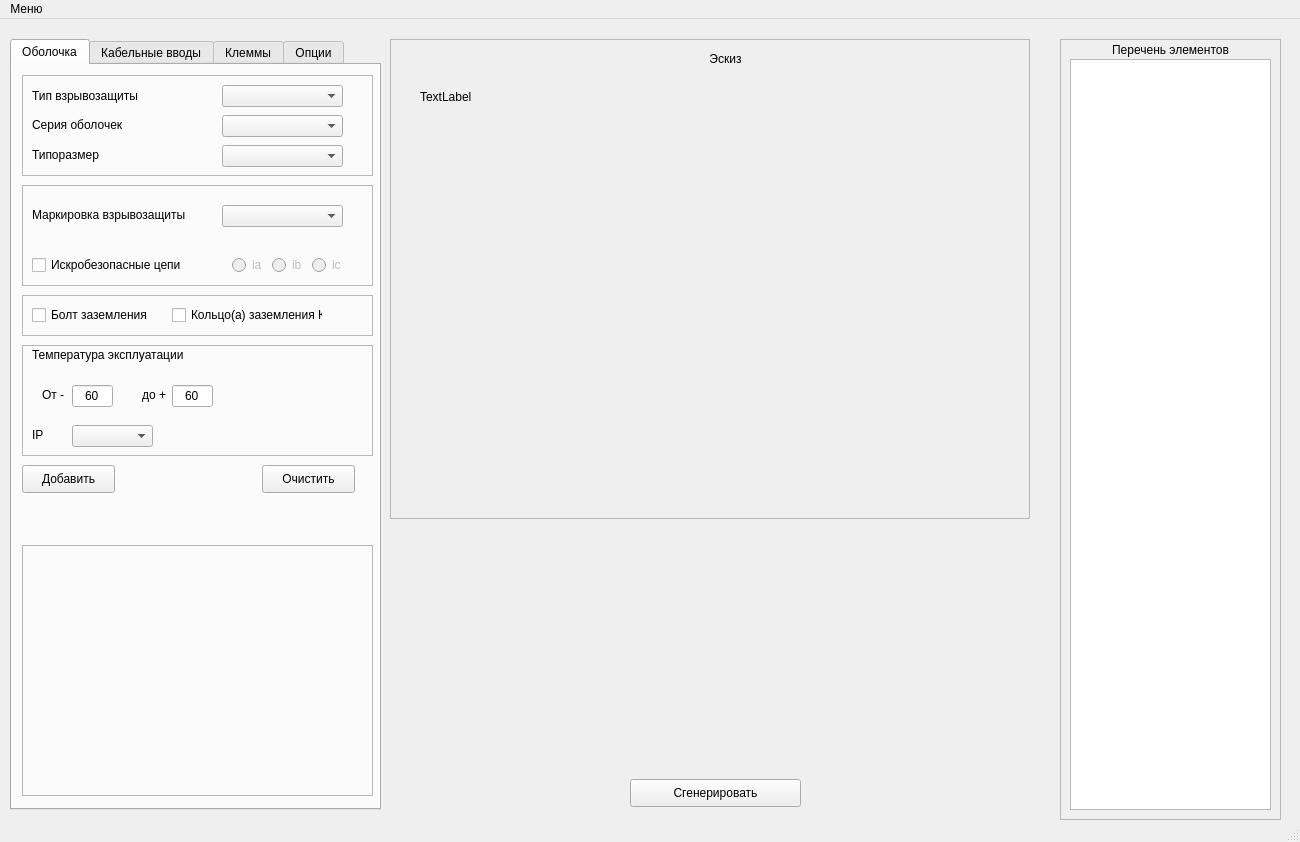
<?xml version="1.0" encoding="UTF-8"?>
<ui version="4.0">
 <class>MainWindow</class>
 <widget class="QMainWindow" name="MainWindow">
  <property name="geometry">
   <rect>
    <x>0</x>
    <y>0</y>
    <width>1300</width>
    <height>842</height>
   </rect>
  </property>
  <property name="windowTitle">
   <string>Программа подбора клеммных коробок &quot;СПЕЦМАШ&quot;</string>
  </property>
  <property name="windowIcon">
   <iconset>
    <normaloff>../../../03 КД/10 Светильники/0. База КОМПАС/3D модели/_Документация/12. Фотографии и рендеры/Картинки и фоновые изображения/Логотип СПЕЦМАШ.JPG</normaloff>../../../03 КД/10 Светильники/0. База КОМПАС/3D модели/_Документация/12. Фотографии и рендеры/Картинки и фоновые изображения/Логотип СПЕЦМАШ.JPG</iconset>
  </property>
  <widget class="QWidget" name="centralwidget">
   <widget class="QTabWidget" name="tabWidget">
    <property name="geometry">
     <rect>
      <x>10</x>
      <y>20</y>
      <width>371</width>
      <height>771</height>
     </rect>
    </property>
    <property name="currentIndex">
     <number>0</number>
    </property>
    <widget class="QWidget" name="tab">
     <attribute name="title">
      <string>Оболочка</string>
     </attribute>
     <widget class="QFrame" name="ex_mark_frame_2">
      <property name="geometry">
       <rect>
        <x>10</x>
        <y>120</y>
        <width>351</width>
        <height>101</height>
       </rect>
      </property>
      <property name="frameShape">
       <enum>QFrame::StyledPanel</enum>
      </property>
      <property name="frameShadow">
       <enum>QFrame::Raised</enum>
      </property>
      <widget class="QRadioButton" name="ic_radioButton">
       <property name="enabled">
        <bool>false</bool>
       </property>
       <property name="geometry">
        <rect>
         <x>290</x>
         <y>70</y>
         <width>41</width>
         <height>20</height>
        </rect>
       </property>
       <property name="text">
        <string>ic</string>
       </property>
      </widget>
      <widget class="QRadioButton" name="ib_radioButton">
       <property name="enabled">
        <bool>false</bool>
       </property>
       <property name="geometry">
        <rect>
         <x>250</x>
         <y>70</y>
         <width>41</width>
         <height>20</height>
        </rect>
       </property>
       <property name="text">
        <string>ib</string>
       </property>
      </widget>
      <widget class="QRadioButton" name="ia_radioButton">
       <property name="enabled">
        <bool>false</bool>
       </property>
       <property name="geometry">
        <rect>
         <x>210</x>
         <y>70</y>
         <width>41</width>
         <height>20</height>
        </rect>
       </property>
       <property name="text">
        <string>ia</string>
       </property>
      </widget>
      <widget class="QComboBox" name="ex_mark_comboBox">
       <property name="geometry">
        <rect>
         <x>200</x>
         <y>20</y>
         <width>121</width>
         <height>22</height>
        </rect>
       </property>
      </widget>
      <widget class="QLabel" name="label_5">
       <property name="geometry">
        <rect>
         <x>10</x>
         <y>20</y>
         <width>171</width>
         <height>20</height>
        </rect>
       </property>
       <property name="text">
        <string>Маркировка взрывозащиты</string>
       </property>
      </widget>
      <widget class="QCheckBox" name="spark_proof_enabled_checkBox">
       <property name="geometry">
        <rect>
         <x>10</x>
         <y>70</y>
         <width>151</width>
         <height>20</height>
        </rect>
       </property>
       <property name="text">
        <string>Искробезопасные цепи</string>
       </property>
      </widget>
     </widget>
     <widget class="QFrame" name="ex_mark_frame">
      <property name="geometry">
       <rect>
        <x>10</x>
        <y>10</y>
        <width>351</width>
        <height>101</height>
       </rect>
      </property>
      <property name="frameShape">
       <enum>QFrame::StyledPanel</enum>
      </property>
      <property name="frameShadow">
       <enum>QFrame::Raised</enum>
      </property>
      <widget class="QComboBox" name="enclosure_size_comboBox">
       <property name="geometry">
        <rect>
         <x>200</x>
         <y>70</y>
         <width>121</width>
         <height>22</height>
        </rect>
       </property>
      </widget>
      <widget class="QComboBox" name="enclosure_series_comboBox">
       <property name="geometry">
        <rect>
         <x>200</x>
         <y>40</y>
         <width>121</width>
         <height>22</height>
        </rect>
       </property>
      </widget>
      <widget class="QLabel" name="label_3">
       <property name="geometry">
        <rect>
         <x>10</x>
         <y>70</y>
         <width>111</width>
         <height>20</height>
        </rect>
       </property>
       <property name="text">
        <string>Типоразмер</string>
       </property>
      </widget>
      <widget class="QComboBox" name="ex_type_comboBox">
       <property name="geometry">
        <rect>
         <x>200</x>
         <y>10</y>
         <width>121</width>
         <height>22</height>
        </rect>
       </property>
      </widget>
      <widget class="QLabel" name="label_2">
       <property name="geometry">
        <rect>
         <x>10</x>
         <y>40</y>
         <width>91</width>
         <height>20</height>
        </rect>
       </property>
       <property name="text">
        <string>Серия оболочек</string>
       </property>
      </widget>
      <widget class="QLabel" name="label_4">
       <property name="geometry">
        <rect>
         <x>10</x>
         <y>10</y>
         <width>171</width>
         <height>21</height>
        </rect>
       </property>
       <property name="layoutDirection">
        <enum>Qt::LeftToRight</enum>
       </property>
       <property name="text">
        <string>Тип взрывозащиты</string>
       </property>
      </widget>
     </widget>
     <widget class="QFrame" name="frame_5">
      <property name="geometry">
       <rect>
        <x>10</x>
        <y>230</y>
        <width>351</width>
        <height>41</height>
       </rect>
      </property>
      <property name="frameShape">
       <enum>QFrame::StyledPanel</enum>
      </property>
      <property name="frameShadow">
       <enum>QFrame::Raised</enum>
      </property>
      <widget class="QCheckBox" name="earth_bolt_checkBox">
       <property name="geometry">
        <rect>
         <x>10</x>
         <y>10</y>
         <width>151</width>
         <height>20</height>
        </rect>
       </property>
       <property name="text">
        <string>Болт заземления</string>
       </property>
      </widget>
      <widget class="QCheckBox" name="earth_ring_checkBox">
       <property name="geometry">
        <rect>
         <x>150</x>
         <y>10</y>
         <width>151</width>
         <height>20</height>
        </rect>
       </property>
       <property name="text">
        <string>Кольцо(а) заземления КВ</string>
       </property>
      </widget>
     </widget>
     <widget class="QFrame" name="frame_6">
      <property name="geometry">
       <rect>
        <x>10</x>
        <y>280</y>
        <width>351</width>
        <height>111</height>
       </rect>
      </property>
      <property name="frameShape">
       <enum>QFrame::StyledPanel</enum>
      </property>
      <property name="frameShadow">
       <enum>QFrame::Raised</enum>
      </property>
      <widget class="QLabel" name="label_9">
       <property name="geometry">
        <rect>
         <x>10</x>
         <y>80</y>
         <width>31</width>
         <height>20</height>
        </rect>
       </property>
       <property name="text">
        <string>IP</string>
       </property>
      </widget>
      <widget class="QLineEdit" name="lo_temperature_limit_lineEdit">
       <property name="geometry">
        <rect>
         <x>50</x>
         <y>40</y>
         <width>41</width>
         <height>22</height>
        </rect>
       </property>
       <property name="text">
        <string>60</string>
       </property>
       <property name="alignment">
        <set>Qt::AlignCenter</set>
       </property>
      </widget>
      <widget class="QComboBox" name="ip_mark_selection_comboBox">
       <property name="geometry">
        <rect>
         <x>50</x>
         <y>80</y>
         <width>81</width>
         <height>22</height>
        </rect>
       </property>
      </widget>
      <widget class="QLineEdit" name="top_temperature_limit_lineEdit">
       <property name="geometry">
        <rect>
         <x>150</x>
         <y>40</y>
         <width>41</width>
         <height>22</height>
        </rect>
       </property>
       <property name="text">
        <string>60</string>
       </property>
       <property name="alignment">
        <set>Qt::AlignCenter</set>
       </property>
      </widget>
      <widget class="QLabel" name="label_8">
       <property name="geometry">
        <rect>
         <x>120</x>
         <y>40</y>
         <width>31</width>
         <height>20</height>
        </rect>
       </property>
       <property name="text">
        <string>до +</string>
       </property>
      </widget>
      <widget class="QLabel" name="label_6">
       <property name="geometry">
        <rect>
         <x>10</x>
         <y>0</y>
         <width>171</width>
         <height>20</height>
        </rect>
       </property>
       <property name="text">
        <string>Температура эксплуатации</string>
       </property>
      </widget>
      <widget class="QLabel" name="label_7">
       <property name="geometry">
        <rect>
         <x>20</x>
         <y>40</y>
         <width>31</width>
         <height>20</height>
        </rect>
       </property>
       <property name="text">
        <string>От -</string>
       </property>
      </widget>
     </widget>
     <widget class="QFrame" name="frame_7">
      <property name="geometry">
       <rect>
        <x>10</x>
        <y>480</y>
        <width>351</width>
        <height>251</height>
       </rect>
      </property>
      <property name="frameShape">
       <enum>QFrame::StyledPanel</enum>
      </property>
      <property name="frameShadow">
       <enum>QFrame::Raised</enum>
      </property>
     </widget>
     <widget class="QPushButton" name="add_enclosure_data_pushButton">
      <property name="geometry">
       <rect>
        <x>10</x>
        <y>400</y>
        <width>93</width>
        <height>28</height>
       </rect>
      </property>
      <property name="text">
       <string>Добавить</string>
      </property>
     </widget>
     <widget class="QPushButton" name="clear_enclosure_data_pushButton">
      <property name="geometry">
       <rect>
        <x>250</x>
        <y>400</y>
        <width>93</width>
        <height>28</height>
       </rect>
      </property>
      <property name="text">
       <string>Очистить</string>
      </property>
     </widget>
    </widget>
    <widget class="QWidget" name="tab_3">
     <attribute name="title">
      <string>Кабельные вводы</string>
     </attribute>
     <widget class="QPushButton" name="pushButton">
      <property name="geometry">
       <rect>
        <x>140</x>
        <y>700</y>
        <width>93</width>
        <height>28</height>
       </rect>
      </property>
      <property name="text">
       <string>Добавить</string>
      </property>
     </widget>
     <widget class="QFrame" name="frame_8">
      <property name="geometry">
       <rect>
        <x>0</x>
        <y>0</y>
        <width>361</width>
        <height>81</height>
       </rect>
      </property>
      <property name="frameShape">
       <enum>QFrame::StyledPanel</enum>
      </property>
      <property name="frameShadow">
       <enum>QFrame::Raised</enum>
      </property>
      <widget class="QLabel" name="label_11">
       <property name="geometry">
        <rect>
         <x>10</x>
         <y>50</y>
         <width>171</width>
         <height>21</height>
        </rect>
       </property>
       <property name="layoutDirection">
        <enum>Qt::LeftToRight</enum>
       </property>
       <property name="text">
        <string>Размер и диапазон обжатия</string>
       </property>
      </widget>
      <widget class="QLabel" name="label_10">
       <property name="geometry">
        <rect>
         <x>10</x>
         <y>10</y>
         <width>171</width>
         <height>21</height>
        </rect>
       </property>
       <property name="layoutDirection">
        <enum>Qt::LeftToRight</enum>
       </property>
       <property name="text">
        <string>Тип ввода</string>
       </property>
      </widget>
      <widget class="QComboBox" name="comboBox_7">
       <property name="geometry">
        <rect>
         <x>190</x>
         <y>10</y>
         <width>171</width>
         <height>22</height>
        </rect>
       </property>
      </widget>
      <widget class="QComboBox" name="comboBox_8">
       <property name="geometry">
        <rect>
         <x>190</x>
         <y>50</y>
         <width>171</width>
         <height>22</height>
        </rect>
       </property>
      </widget>
     </widget>
     <widget class="QFrame" name="frame_9">
      <property name="geometry">
       <rect>
        <x>0</x>
        <y>90</y>
        <width>361</width>
        <height>241</height>
       </rect>
      </property>
      <property name="frameShape">
       <enum>QFrame::StyledPanel</enum>
      </property>
      <property name="frameShadow">
       <enum>QFrame::Raised</enum>
      </property>
      <widget class="QLabel" name="label_12">
       <property name="geometry">
        <rect>
         <x>80</x>
         <y>0</y>
         <width>221</width>
         <height>21</height>
        </rect>
       </property>
       <property name="layoutDirection">
        <enum>Qt::LeftToRight</enum>
       </property>
       <property name="text">
        <string>Сторона установки и количество</string>
       </property>
       <property name="alignment">
        <set>Qt::AlignCenter</set>
       </property>
      </widget>
      <widget class="QComboBox" name="comboBox_17">
       <property name="geometry">
        <rect>
         <x>50</x>
         <y>100</y>
         <width>61</width>
         <height>22</height>
        </rect>
       </property>
      </widget>
      <widget class="QComboBox" name="comboBox_15">
       <property name="geometry">
        <rect>
         <x>250</x>
         <y>100</y>
         <width>61</width>
         <height>22</height>
        </rect>
       </property>
      </widget>
      <widget class="QCheckBox" name="checkBox">
       <property name="geometry">
        <rect>
         <x>170</x>
         <y>30</y>
         <width>41</width>
         <height>20</height>
        </rect>
       </property>
       <property name="text">
        <string>А</string>
       </property>
      </widget>
      <widget class="QCheckBox" name="checkBox_2">
       <property name="geometry">
        <rect>
         <x>260</x>
         <y>80</y>
         <width>41</width>
         <height>20</height>
        </rect>
       </property>
       <property name="text">
        <string>Б</string>
       </property>
      </widget>
      <widget class="QCheckBox" name="checkBox_4">
       <property name="geometry">
        <rect>
         <x>80</x>
         <y>80</y>
         <width>41</width>
         <height>20</height>
        </rect>
       </property>
       <property name="text">
        <string>Г</string>
       </property>
      </widget>
      <widget class="QComboBox" name="comboBox_14">
       <property name="geometry">
        <rect>
         <x>150</x>
         <y>50</y>
         <width>61</width>
         <height>22</height>
        </rect>
       </property>
      </widget>
      <widget class="QCheckBox" name="checkBox_3">
       <property name="geometry">
        <rect>
         <x>170</x>
         <y>140</y>
         <width>41</width>
         <height>20</height>
        </rect>
       </property>
       <property name="text">
        <string>В</string>
       </property>
      </widget>
      <widget class="QComboBox" name="comboBox_16">
       <property name="geometry">
        <rect>
         <x>150</x>
         <y>160</y>
         <width>61</width>
         <height>22</height>
        </rect>
       </property>
      </widget>
      <widget class="QCheckBox" name="checkBox_7">
       <property name="geometry">
        <rect>
         <x>10</x>
         <y>210</y>
         <width>201</width>
         <height>20</height>
        </rect>
       </property>
       <property name="text">
        <string>Заглушка для кабельного ввода</string>
       </property>
      </widget>
     </widget>
    </widget>
    <widget class="QWidget" name="tab_4">
     <attribute name="title">
      <string>Клеммы</string>
     </attribute>
     <widget class="QFrame" name="frame_10">
      <property name="geometry">
       <rect>
        <x>0</x>
        <y>0</y>
        <width>371</width>
        <height>231</height>
       </rect>
      </property>
      <property name="frameShape">
       <enum>QFrame::StyledPanel</enum>
      </property>
      <property name="frameShadow">
       <enum>QFrame::Raised</enum>
      </property>
      <widget class="QComboBox" name="comboBox_26">
       <property name="geometry">
        <rect>
         <x>130</x>
         <y>130</y>
         <width>231</width>
         <height>22</height>
        </rect>
       </property>
      </widget>
      <widget class="QComboBox" name="comboBox_30">
       <property name="geometry">
        <rect>
         <x>130</x>
         <y>10</y>
         <width>231</width>
         <height>22</height>
        </rect>
       </property>
      </widget>
      <widget class="QLabel" name="label_33">
       <property name="geometry">
        <rect>
         <x>10</x>
         <y>70</y>
         <width>91</width>
         <height>20</height>
        </rect>
       </property>
       <property name="text">
        <string>Цвет</string>
       </property>
      </widget>
      <widget class="QLabel" name="label_34">
       <property name="geometry">
        <rect>
         <x>10</x>
         <y>100</y>
         <width>91</width>
         <height>20</height>
        </rect>
       </property>
       <property name="text">
        <string>Тип клеммы</string>
       </property>
      </widget>
      <widget class="QComboBox" name="comboBox_29">
       <property name="geometry">
        <rect>
         <x>130</x>
         <y>100</y>
         <width>231</width>
         <height>22</height>
        </rect>
       </property>
      </widget>
      <widget class="QComboBox" name="comboBox_28">
       <property name="geometry">
        <rect>
         <x>130</x>
         <y>70</y>
         <width>231</width>
         <height>22</height>
        </rect>
       </property>
      </widget>
      <widget class="QLabel" name="label_31">
       <property name="geometry">
        <rect>
         <x>10</x>
         <y>10</y>
         <width>111</width>
         <height>20</height>
        </rect>
       </property>
       <property name="text">
        <string>Производитель</string>
       </property>
      </widget>
      <widget class="QLabel" name="label_35">
       <property name="geometry">
        <rect>
         <x>10</x>
         <y>130</y>
         <width>91</width>
         <height>20</height>
        </rect>
       </property>
       <property name="text">
        <string>Кол-во</string>
       </property>
      </widget>
      <widget class="QLabel" name="label_32">
       <property name="geometry">
        <rect>
         <x>10</x>
         <y>40</y>
         <width>91</width>
         <height>20</height>
        </rect>
       </property>
       <property name="text">
        <string>Сечение жилы</string>
       </property>
      </widget>
      <widget class="QComboBox" name="comboBox_31">
       <property name="geometry">
        <rect>
         <x>130</x>
         <y>40</y>
         <width>231</width>
         <height>22</height>
        </rect>
       </property>
      </widget>
      <widget class="QLabel" name="label_41">
       <property name="geometry">
        <rect>
         <x>10</x>
         <y>190</y>
         <width>111</width>
         <height>20</height>
        </rect>
       </property>
       <property name="text">
        <string>Ряд</string>
       </property>
      </widget>
      <widget class="QLabel" name="label_40">
       <property name="geometry">
        <rect>
         <x>280</x>
         <y>160</y>
         <width>61</width>
         <height>20</height>
        </rect>
       </property>
       <property name="text">
        <string>мм</string>
       </property>
      </widget>
      <widget class="QLabel" name="label_28">
       <property name="geometry">
        <rect>
         <x>10</x>
         <y>160</y>
         <width>111</width>
         <height>20</height>
        </rect>
       </property>
       <property name="text">
        <string>Отступ от клемм</string>
       </property>
      </widget>
      <widget class="QPushButton" name="pushButton_4">
       <property name="geometry">
        <rect>
         <x>260</x>
         <y>190</y>
         <width>93</width>
         <height>28</height>
        </rect>
       </property>
       <property name="text">
        <string>Добавить</string>
       </property>
      </widget>
      <widget class="QLineEdit" name="lineEdit_14">
       <property name="geometry">
        <rect>
         <x>130</x>
         <y>190</y>
         <width>111</width>
         <height>22</height>
        </rect>
       </property>
      </widget>
      <widget class="QLineEdit" name="lineEdit_13">
       <property name="geometry">
        <rect>
         <x>130</x>
         <y>160</y>
         <width>141</width>
         <height>22</height>
        </rect>
       </property>
      </widget>
     </widget>
     <widget class="QFrame" name="frame_11">
      <property name="geometry">
       <rect>
        <x>0</x>
        <y>230</y>
        <width>371</width>
        <height>121</height>
       </rect>
      </property>
      <property name="frameShape">
       <enum>QFrame::StyledPanel</enum>
      </property>
      <property name="frameShadow">
       <enum>QFrame::Raised</enum>
      </property>
      <widget class="QPushButton" name="pushButton_7">
       <property name="geometry">
        <rect>
         <x>130</x>
         <y>90</y>
         <width>93</width>
         <height>28</height>
        </rect>
       </property>
       <property name="text">
        <string>Добавить</string>
       </property>
      </widget>
      <widget class="QLabel" name="label_36">
       <property name="geometry">
        <rect>
         <x>10</x>
         <y>30</y>
         <width>91</width>
         <height>20</height>
        </rect>
       </property>
       <property name="text">
        <string>Тип перемычки</string>
       </property>
      </widget>
      <widget class="QLabel" name="label_29">
       <property name="geometry">
        <rect>
         <x>170</x>
         <y>0</y>
         <width>71</width>
         <height>20</height>
        </rect>
       </property>
       <property name="text">
        <string>Перемычки</string>
       </property>
      </widget>
      <widget class="QComboBox" name="comboBox_24">
       <property name="geometry">
        <rect>
         <x>130</x>
         <y>30</y>
         <width>231</width>
         <height>22</height>
        </rect>
       </property>
      </widget>
      <widget class="QLabel" name="label_27">
       <property name="geometry">
        <rect>
         <x>10</x>
         <y>60</y>
         <width>91</width>
         <height>20</height>
        </rect>
       </property>
       <property name="text">
        <string>Кол-во</string>
       </property>
      </widget>
      <widget class="QLineEdit" name="lineEdit_11">
       <property name="geometry">
        <rect>
         <x>130</x>
         <y>60</y>
         <width>231</width>
         <height>22</height>
        </rect>
       </property>
      </widget>
     </widget>
     <widget class="QFrame" name="frame_12">
      <property name="geometry">
       <rect>
        <x>0</x>
        <y>350</y>
        <width>371</width>
        <height>111</height>
       </rect>
      </property>
      <property name="frameShape">
       <enum>QFrame::StyledPanel</enum>
      </property>
      <property name="frameShadow">
       <enum>QFrame::Raised</enum>
      </property>
      <widget class="QLabel" name="label_37">
       <property name="geometry">
        <rect>
         <x>10</x>
         <y>20</y>
         <width>91</width>
         <height>20</height>
        </rect>
       </property>
       <property name="text">
        <string>Тип </string>
       </property>
      </widget>
      <widget class="QComboBox" name="comboBox_25">
       <property name="geometry">
        <rect>
         <x>130</x>
         <y>20</y>
         <width>231</width>
         <height>22</height>
        </rect>
       </property>
      </widget>
      <widget class="QPushButton" name="pushButton_6">
       <property name="geometry">
        <rect>
         <x>140</x>
         <y>80</y>
         <width>93</width>
         <height>28</height>
        </rect>
       </property>
       <property name="text">
        <string>Добавить</string>
       </property>
      </widget>
      <widget class="QLineEdit" name="lineEdit_12">
       <property name="geometry">
        <rect>
         <x>130</x>
         <y>50</y>
         <width>231</width>
         <height>22</height>
        </rect>
       </property>
      </widget>
      <widget class="QLabel" name="label_38">
       <property name="geometry">
        <rect>
         <x>120</x>
         <y>0</y>
         <width>161</width>
         <height>20</height>
        </rect>
       </property>
       <property name="text">
        <string>Разделительная пластины</string>
       </property>
      </widget>
      <widget class="QLabel" name="label_39">
       <property name="geometry">
        <rect>
         <x>10</x>
         <y>50</y>
         <width>91</width>
         <height>20</height>
        </rect>
       </property>
       <property name="text">
        <string>Кол-во</string>
       </property>
      </widget>
     </widget>
     <widget class="QFrame" name="frame_13">
      <property name="geometry">
       <rect>
        <x>0</x>
        <y>460</y>
        <width>371</width>
        <height>121</height>
       </rect>
      </property>
      <property name="frameShape">
       <enum>QFrame::StyledPanel</enum>
      </property>
      <property name="frameShadow">
       <enum>QFrame::Raised</enum>
      </property>
      <widget class="QLabel" name="label_65">
       <property name="geometry">
        <rect>
         <x>10</x>
         <y>30</y>
         <width>91</width>
         <height>20</height>
        </rect>
       </property>
       <property name="text">
        <string>Тип </string>
       </property>
      </widget>
      <widget class="QLabel" name="label_67">
       <property name="geometry">
        <rect>
         <x>10</x>
         <y>60</y>
         <width>91</width>
         <height>20</height>
        </rect>
       </property>
       <property name="text">
        <string>Кол-во</string>
       </property>
      </widget>
      <widget class="QPushButton" name="pushButton_5">
       <property name="geometry">
        <rect>
         <x>130</x>
         <y>90</y>
         <width>93</width>
         <height>28</height>
        </rect>
       </property>
       <property name="text">
        <string>Добавить</string>
       </property>
      </widget>
      <widget class="QLabel" name="label_66">
       <property name="geometry">
        <rect>
         <x>130</x>
         <y>0</y>
         <width>141</width>
         <height>20</height>
        </rect>
       </property>
       <property name="text">
        <string>Концевой стопор</string>
       </property>
      </widget>
      <widget class="QLineEdit" name="lineEdit_25">
       <property name="geometry">
        <rect>
         <x>130</x>
         <y>60</y>
         <width>231</width>
         <height>22</height>
        </rect>
       </property>
      </widget>
      <widget class="QComboBox" name="comboBox_44">
       <property name="geometry">
        <rect>
         <x>130</x>
         <y>30</y>
         <width>231</width>
         <height>22</height>
        </rect>
       </property>
      </widget>
     </widget>
     <widget class="QFrame" name="frame_14">
      <property name="geometry">
       <rect>
        <x>0</x>
        <y>590</y>
        <width>361</width>
        <height>111</height>
       </rect>
      </property>
      <property name="frameShape">
       <enum>QFrame::StyledPanel</enum>
      </property>
      <property name="frameShadow">
       <enum>QFrame::Raised</enum>
      </property>
      <widget class="QCheckBox" name="checkBox_15">
       <property name="geometry">
        <rect>
         <x>10</x>
         <y>0</y>
         <width>111</width>
         <height>20</height>
        </rect>
       </property>
       <property name="text">
        <string>Экран кабеля</string>
       </property>
      </widget>
      <widget class="QLabel" name="label_68">
       <property name="geometry">
        <rect>
         <x>60</x>
         <y>20</y>
         <width>91</width>
         <height>20</height>
        </rect>
       </property>
       <property name="text">
        <string>Кол-во контактов</string>
       </property>
      </widget>
      <widget class="QPushButton" name="pushButton_3">
       <property name="geometry">
        <rect>
         <x>110</x>
         <y>80</y>
         <width>93</width>
         <height>28</height>
        </rect>
       </property>
       <property name="text">
        <string>Добавить</string>
       </property>
      </widget>
      <widget class="QLabel" name="label_69">
       <property name="geometry">
        <rect>
         <x>250</x>
         <y>20</y>
         <width>41</width>
         <height>20</height>
        </rect>
       </property>
       <property name="text">
        <string>Кол-во</string>
       </property>
      </widget>
      <widget class="QRadioButton" name="radioButton_11">
       <property name="geometry">
        <rect>
         <x>10</x>
         <y>40</y>
         <width>61</width>
         <height>20</height>
        </rect>
       </property>
       <property name="text">
        <string>Шина</string>
       </property>
      </widget>
      <widget class="QLineEdit" name="lineEdit_26">
       <property name="geometry">
        <rect>
         <x>230</x>
         <y>40</y>
         <width>71</width>
         <height>22</height>
        </rect>
       </property>
      </widget>
      <widget class="QRadioButton" name="radioButton_12">
       <property name="geometry">
        <rect>
         <x>170</x>
         <y>40</y>
         <width>71</width>
         <height>20</height>
        </rect>
       </property>
       <property name="text">
        <string>Клеммы</string>
       </property>
      </widget>
      <widget class="QLineEdit" name="lineEdit_27">
       <property name="geometry">
        <rect>
         <x>70</x>
         <y>40</y>
         <width>71</width>
         <height>22</height>
        </rect>
       </property>
      </widget>
     </widget>
    </widget>
    <widget class="QWidget" name="tab_7">
     <attribute name="title">
      <string>Опции</string>
     </attribute>
    </widget>
   </widget>
   <widget class="QFrame" name="frame">
    <property name="geometry">
     <rect>
      <x>1060</x>
      <y>20</y>
      <width>221</width>
      <height>781</height>
     </rect>
    </property>
    <property name="frameShape">
     <enum>QFrame::StyledPanel</enum>
    </property>
    <property name="frameShadow">
     <enum>QFrame::Raised</enum>
    </property>
    <widget class="QLabel" name="label_25">
     <property name="geometry">
      <rect>
       <x>0</x>
       <y>0</y>
       <width>221</width>
       <height>21</height>
      </rect>
     </property>
     <property name="layoutDirection">
      <enum>Qt::LeftToRight</enum>
     </property>
     <property name="text">
      <string>Перечень элементов</string>
     </property>
     <property name="alignment">
      <set>Qt::AlignCenter</set>
     </property>
    </widget>
    <widget class="QTableWidget" name="tableWidget">
     <property name="geometry">
      <rect>
       <x>10</x>
       <y>20</y>
       <width>201</width>
       <height>751</height>
      </rect>
     </property>
    </widget>
   </widget>
   <widget class="QFrame" name="frame_2">
    <property name="geometry">
     <rect>
      <x>390</x>
      <y>20</y>
      <width>640</width>
      <height>480</height>
     </rect>
    </property>
    <property name="frameShape">
     <enum>QFrame::StyledPanel</enum>
    </property>
    <property name="frameShadow">
     <enum>QFrame::Raised</enum>
    </property>
    <widget class="QLabel" name="label_30">
     <property name="geometry">
      <rect>
       <x>300</x>
       <y>10</y>
       <width>71</width>
       <height>20</height>
      </rect>
     </property>
     <property name="text">
      <string>Эскиз</string>
     </property>
     <property name="alignment">
      <set>Qt::AlignCenter</set>
     </property>
    </widget>
    <widget class="QLabel" name="result_label">
     <property name="geometry">
      <rect>
       <x>30</x>
       <y>50</y>
       <width>61</width>
       <height>16</height>
      </rect>
     </property>
     <property name="text">
      <string>TextLabel</string>
     </property>
    </widget>
   </widget>
   <widget class="QPushButton" name="pushButton_8">
    <property name="geometry">
     <rect>
      <x>630</x>
      <y>760</y>
      <width>171</width>
      <height>28</height>
     </rect>
    </property>
    <property name="text">
     <string>Сгенерировать</string>
    </property>
   </widget>
  </widget>
  <widget class="QMenuBar" name="menubar">
   <property name="geometry">
    <rect>
     <x>0</x>
     <y>0</y>
     <width>1300</width>
     <height>21</height>
    </rect>
   </property>
   <widget class="QMenu" name="menu">
    <property name="title">
     <string>Меню</string>
    </property>
    <addaction name="action"/>
   </widget>
   <addaction name="menu"/>
  </widget>
  <widget class="QStatusBar" name="statusbar"/>
  <action name="action">
   <property name="text">
    <string>Выход</string>
   </property>
  </action>
 </widget>
 <resources/>
 <connections/>
</ui>
